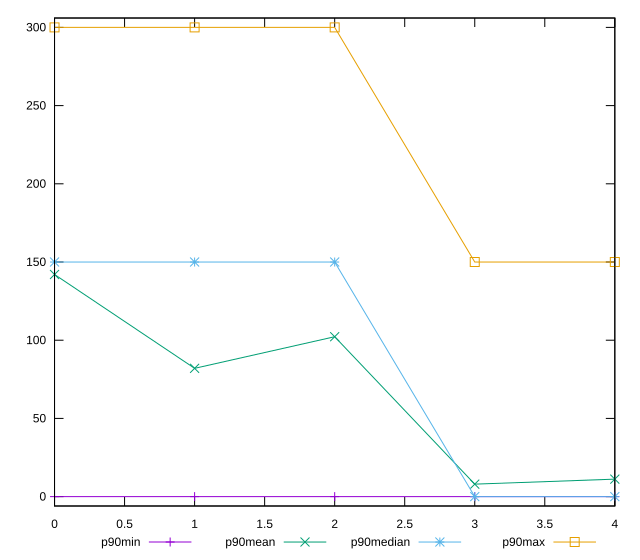

The gnuplot source for this figure:
reset

$p90Min <<EOF
0 0
1 0
2 0
3 0
4 0
EOF

$p90Mean <<EOF
0 142.0212765957447
1 82.02127659574468
2 102.23404255319149
3 7.9787234042553195
4 11.170212765957446
EOF

$p90Median <<EOF
0 150
1 150
2 150
3 0
4 0
EOF

$p90Max <<EOF
0 300
1 300
2 300
3 150
4 150
EOF

set key outside below
set xrange [0:4]
set yrange [-6:306]
set trange [-6:306]
set terminal svg size 640, 560 enhanced background rgb 'white'
set output "report_00019_2021-02-10T18-14-37.922Z//uses-http2/progression/value.svg"

plot $p90Min title "p90min" with linespoints, \
     $p90Mean title "p90mean" with linespoints, \
     $p90Median title "p90median" with linespoints, \
     $p90Max title "p90max" with linespoints

reset
